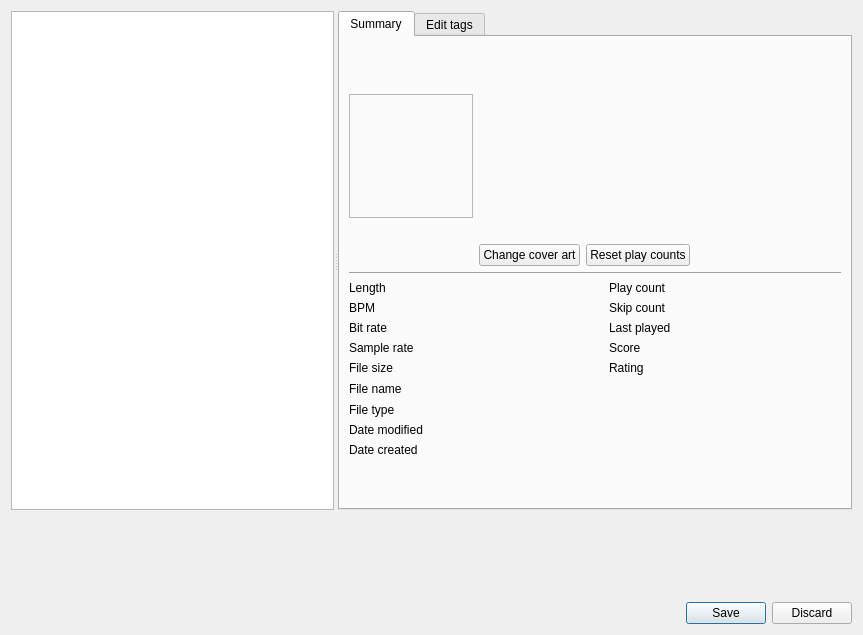
<?xml version="1.0" encoding="UTF-8"?>
<ui version="4.0">
 <class>EditTagDialog</class>
 <widget class="QDialog" name="EditTagDialog">
  <property name="geometry">
   <rect>
    <x>0</x>
    <y>0</y>
    <width>863</width>
    <height>635</height>
   </rect>
  </property>
  <property name="windowTitle">
   <string>Edit track information</string>
  </property>
  <property name="windowIcon">
   <iconset resource="../../data/data.qrc">
    <normaloff>:/icon.png</normaloff>:/icon.png</iconset>
  </property>
  <layout class="QVBoxLayout" name="verticalLayout_3">
   <item>
    <widget class="QSplitter" name="splitter">
     <property name="orientation">
      <enum>Qt::Horizontal</enum>
     </property>
     <widget class="QListWidget" name="song_list">
      <property name="selectionMode">
       <enum>QAbstractItemView::ExtendedSelection</enum>
      </property>
     </widget>
     <widget class="QTabWidget" name="tab_widget">
      <property name="currentIndex">
       <number>0</number>
      </property>
      <widget class="QWidget" name="summary_tab">
       <attribute name="title">
        <string>Summary</string>
       </attribute>
       <layout class="QVBoxLayout" name="verticalLayout_2">
        <item>
         <layout class="QHBoxLayout" name="horizontalLayout_2">
          <item>
           <widget class="QLabel" name="art">
            <property name="sizePolicy">
             <sizepolicy hsizetype="Fixed" vsizetype="Fixed">
              <horstretch>0</horstretch>
              <verstretch>0</verstretch>
             </sizepolicy>
            </property>
            <property name="minimumSize">
             <size>
              <width>124</width>
              <height>124</height>
             </size>
            </property>
            <property name="frameShape">
             <enum>QFrame::StyledPanel</enum>
            </property>
            <property name="text">
             <string/>
            </property>
            <property name="alignment">
             <set>Qt::AlignCenter</set>
            </property>
            <property name="margin">
             <number>2</number>
            </property>
           </widget>
          </item>
          <item>
           <layout class="QVBoxLayout" name="verticalLayout">
            <item>
             <widget class="QTextEdit" name="summary">
              <property name="sizePolicy">
               <sizepolicy hsizetype="Expanding" vsizetype="Minimum">
                <horstretch>0</horstretch>
                <verstretch>0</verstretch>
               </sizepolicy>
              </property>
              <property name="styleSheet">
               <string notr="true">QTextEdit {
  background: transparent;
}</string>
              </property>
              <property name="frameShape">
               <enum>QFrame::NoFrame</enum>
              </property>
              <property name="textInteractionFlags">
               <set>Qt::TextSelectableByKeyboard|Qt::TextSelectableByMouse</set>
              </property>
             </widget>
            </item>
            <item>
             <layout class="QHBoxLayout" name="horizontalLayout">
              <item>
               <widget class="QPushButton" name="summary_art_button">
                <property name="sizePolicy">
                 <sizepolicy hsizetype="Fixed" vsizetype="Fixed">
                  <horstretch>0</horstretch>
                  <verstretch>0</verstretch>
                 </sizepolicy>
                </property>
                <property name="text">
                 <string>Change cover art</string>
                </property>
               </widget>
              </item>
              <item>
               <widget class="QPushButton" name="playcount_reset">
                <property name="sizePolicy">
                 <sizepolicy hsizetype="Fixed" vsizetype="Fixed">
                  <horstretch>0</horstretch>
                  <verstretch>0</verstretch>
                 </sizepolicy>
                </property>
                <property name="text">
                 <string>Reset play counts</string>
                </property>
               </widget>
              </item>
              <item>
               <spacer name="horizontalSpacer">
                <property name="orientation">
                 <enum>Qt::Horizontal</enum>
                </property>
                <property name="sizeHint" stdset="0">
                 <size>
                  <width>40</width>
                  <height>20</height>
                 </size>
                </property>
               </spacer>
              </item>
             </layout>
            </item>
           </layout>
          </item>
         </layout>
        </item>
        <item>
         <widget class="Line" name="line">
          <property name="orientation">
           <enum>Qt::Horizontal</enum>
          </property>
         </widget>
        </item>
        <item>
         <layout class="QGridLayout" name="gridLayout_3" rowstretch="0,0,0,0,0,0,0,0,0">
          <property name="horizontalSpacing">
           <number>18</number>
          </property>
          <item row="0" column="0">
           <widget class="QLabel" name="length_label">
            <property name="sizePolicy">
             <sizepolicy hsizetype="Fixed" vsizetype="Preferred">
              <horstretch>0</horstretch>
              <verstretch>0</verstretch>
             </sizepolicy>
            </property>
            <property name="text">
             <string>Length</string>
            </property>
            <property name="field_label" stdset="0">
             <bool>true</bool>
            </property>
           </widget>
          </item>
          <item row="0" column="1">
           <widget class="QLabel" name="length">
            <property name="sizePolicy">
             <sizepolicy hsizetype="Fixed" vsizetype="Preferred">
              <horstretch>0</horstretch>
              <verstretch>0</verstretch>
             </sizepolicy>
            </property>
            <property name="minimumSize">
             <size>
              <width>150</width>
              <height>0</height>
             </size>
            </property>
            <property name="baseSize">
             <size>
              <width>150</width>
              <height>0</height>
             </size>
            </property>
            <property name="wordWrap">
             <bool>true</bool>
            </property>
            <property name="textInteractionFlags">
             <set>Qt::LinksAccessibleByMouse|Qt::TextSelectableByKeyboard|Qt::TextSelectableByMouse</set>
            </property>
           </widget>
          </item>
          <item row="0" column="2">
           <widget class="QLabel" name="playcount_label">
            <property name="sizePolicy">
             <sizepolicy hsizetype="Fixed" vsizetype="Preferred">
              <horstretch>0</horstretch>
              <verstretch>0</verstretch>
             </sizepolicy>
            </property>
            <property name="text">
             <string>Play count</string>
            </property>
            <property name="field_label" stdset="0">
             <bool>true</bool>
            </property>
           </widget>
          </item>
          <item row="0" column="3">
           <widget class="QLabel" name="playcount">
            <property name="sizePolicy">
             <sizepolicy hsizetype="Expanding" vsizetype="Preferred">
              <horstretch>0</horstretch>
              <verstretch>0</verstretch>
             </sizepolicy>
            </property>
            <property name="wordWrap">
             <bool>true</bool>
            </property>
            <property name="textInteractionFlags">
             <set>Qt::LinksAccessibleByMouse|Qt::TextSelectableByKeyboard|Qt::TextSelectableByMouse</set>
            </property>
           </widget>
          </item>
          <item row="1" column="0">
           <widget class="QLabel" name="bpm_label">
            <property name="sizePolicy">
             <sizepolicy hsizetype="Fixed" vsizetype="Preferred">
              <horstretch>0</horstretch>
              <verstretch>0</verstretch>
             </sizepolicy>
            </property>
            <property name="text">
             <string>BPM</string>
            </property>
            <property name="field_label" stdset="0">
             <bool>true</bool>
            </property>
           </widget>
          </item>
          <item row="1" column="1">
           <widget class="QLabel" name="bpm">
            <property name="sizePolicy">
             <sizepolicy hsizetype="Preferred" vsizetype="Preferred">
              <horstretch>0</horstretch>
              <verstretch>0</verstretch>
             </sizepolicy>
            </property>
            <property name="baseSize">
             <size>
              <width>0</width>
              <height>0</height>
             </size>
            </property>
            <property name="wordWrap">
             <bool>true</bool>
            </property>
            <property name="textInteractionFlags">
             <set>Qt::LinksAccessibleByMouse|Qt::TextSelectableByKeyboard|Qt::TextSelectableByMouse</set>
            </property>
           </widget>
          </item>
          <item row="1" column="2">
           <widget class="QLabel" name="skipcount_label">
            <property name="sizePolicy">
             <sizepolicy hsizetype="Fixed" vsizetype="Preferred">
              <horstretch>0</horstretch>
              <verstretch>0</verstretch>
             </sizepolicy>
            </property>
            <property name="text">
             <string>Skip count</string>
            </property>
            <property name="field_label" stdset="0">
             <bool>true</bool>
            </property>
           </widget>
          </item>
          <item row="1" column="3">
           <widget class="QLabel" name="skipcount">
            <property name="wordWrap">
             <bool>true</bool>
            </property>
            <property name="textInteractionFlags">
             <set>Qt::LinksAccessibleByMouse|Qt::TextSelectableByKeyboard|Qt::TextSelectableByMouse</set>
            </property>
           </widget>
          </item>
          <item row="2" column="0">
           <widget class="QLabel" name="bitrate_label">
            <property name="sizePolicy">
             <sizepolicy hsizetype="Fixed" vsizetype="Preferred">
              <horstretch>0</horstretch>
              <verstretch>0</verstretch>
             </sizepolicy>
            </property>
            <property name="text">
             <string>Bit rate</string>
            </property>
            <property name="field_label" stdset="0">
             <bool>true</bool>
            </property>
           </widget>
          </item>
          <item row="2" column="1">
           <widget class="QLabel" name="bitrate">
            <property name="sizePolicy">
             <sizepolicy hsizetype="Preferred" vsizetype="Preferred">
              <horstretch>0</horstretch>
              <verstretch>0</verstretch>
             </sizepolicy>
            </property>
            <property name="baseSize">
             <size>
              <width>0</width>
              <height>0</height>
             </size>
            </property>
            <property name="wordWrap">
             <bool>true</bool>
            </property>
            <property name="textInteractionFlags">
             <set>Qt::LinksAccessibleByMouse|Qt::TextSelectableByKeyboard|Qt::TextSelectableByMouse</set>
            </property>
           </widget>
          </item>
          <item row="2" column="2">
           <widget class="QLabel" name="lastplayed_label">
            <property name="sizePolicy">
             <sizepolicy hsizetype="Fixed" vsizetype="Preferred">
              <horstretch>0</horstretch>
              <verstretch>0</verstretch>
             </sizepolicy>
            </property>
            <property name="text">
             <string comment="Refers to a smart playlist's name in Library.">Last played</string>
            </property>
            <property name="field_label" stdset="0">
             <bool>true</bool>
            </property>
           </widget>
          </item>
          <item row="2" column="3">
           <widget class="QLabel" name="lastplayed">
            <property name="wordWrap">
             <bool>true</bool>
            </property>
            <property name="textInteractionFlags">
             <set>Qt::LinksAccessibleByMouse|Qt::TextSelectableByKeyboard|Qt::TextSelectableByMouse</set>
            </property>
           </widget>
          </item>
          <item row="3" column="0">
           <widget class="QLabel" name="samplerate_label">
            <property name="sizePolicy">
             <sizepolicy hsizetype="Fixed" vsizetype="Preferred">
              <horstretch>0</horstretch>
              <verstretch>0</verstretch>
             </sizepolicy>
            </property>
            <property name="text">
             <string>Sample rate</string>
            </property>
            <property name="field_label" stdset="0">
             <bool>true</bool>
            </property>
           </widget>
          </item>
          <item row="3" column="1">
           <widget class="QLabel" name="samplerate">
            <property name="sizePolicy">
             <sizepolicy hsizetype="Preferred" vsizetype="Preferred">
              <horstretch>0</horstretch>
              <verstretch>0</verstretch>
             </sizepolicy>
            </property>
            <property name="wordWrap">
             <bool>true</bool>
            </property>
            <property name="textInteractionFlags">
             <set>Qt::LinksAccessibleByMouse|Qt::TextSelectableByKeyboard|Qt::TextSelectableByMouse</set>
            </property>
           </widget>
          </item>
          <item row="3" column="2">
           <widget class="QLabel" name="score_label">
            <property name="sizePolicy">
             <sizepolicy hsizetype="Fixed" vsizetype="Preferred">
              <horstretch>0</horstretch>
              <verstretch>0</verstretch>
             </sizepolicy>
            </property>
            <property name="text">
             <string>Score</string>
            </property>
            <property name="field_label" stdset="0">
             <bool>true</bool>
            </property>
           </widget>
          </item>
          <item row="3" column="3">
           <widget class="QLabel" name="score">
            <property name="wordWrap">
             <bool>true</bool>
            </property>
            <property name="textInteractionFlags">
             <set>Qt::LinksAccessibleByMouse|Qt::TextSelectableByKeyboard|Qt::TextSelectableByMouse</set>
            </property>
           </widget>
          </item>
          <item row="4" column="0">
           <widget class="QLabel" name="filesize_label">
            <property name="sizePolicy">
             <sizepolicy hsizetype="Fixed" vsizetype="Preferred">
              <horstretch>0</horstretch>
              <verstretch>0</verstretch>
             </sizepolicy>
            </property>
            <property name="text">
             <string>File size</string>
            </property>
            <property name="field_label" stdset="0">
             <bool>true</bool>
            </property>
           </widget>
          </item>
          <item row="4" column="1">
           <widget class="QLabel" name="filesize">
            <property name="sizePolicy">
             <sizepolicy hsizetype="Preferred" vsizetype="Preferred">
              <horstretch>0</horstretch>
              <verstretch>0</verstretch>
             </sizepolicy>
            </property>
            <property name="wordWrap">
             <bool>true</bool>
            </property>
            <property name="textInteractionFlags">
             <set>Qt::LinksAccessibleByMouse|Qt::TextSelectableByKeyboard|Qt::TextSelectableByMouse</set>
            </property>
           </widget>
          </item>
          <item row="4" column="2">
           <widget class="QLabel" name="rating_label">
            <property name="sizePolicy">
             <sizepolicy hsizetype="Fixed" vsizetype="Preferred">
              <horstretch>0</horstretch>
              <verstretch>0</verstretch>
             </sizepolicy>
            </property>
            <property name="text">
             <string>Rating</string>
            </property>
            <property name="field_label" stdset="0">
             <bool>true</bool>
            </property>
           </widget>
          </item>
          <item row="4" column="3">
           <widget class="RatingWidget" name="rating" native="true">
            <property name="sizePolicy">
             <sizepolicy hsizetype="Fixed" vsizetype="Preferred">
              <horstretch>0</horstretch>
              <verstretch>0</verstretch>
             </sizepolicy>
            </property>
            <property name="minimumSize">
             <size>
              <width>0</width>
              <height>0</height>
             </size>
            </property>
           </widget>
          </item>
          <item row="6" column="0">
           <widget class="QLabel" name="filetype_label">
            <property name="sizePolicy">
             <sizepolicy hsizetype="Fixed" vsizetype="Preferred">
              <horstretch>0</horstretch>
              <verstretch>0</verstretch>
             </sizepolicy>
            </property>
            <property name="text">
             <string>File type</string>
            </property>
            <property name="field_label" stdset="0">
             <bool>true</bool>
            </property>
           </widget>
          </item>
          <item row="6" column="1" colspan="3">
           <widget class="QLabel" name="filetype">
            <property name="sizePolicy">
             <sizepolicy hsizetype="Expanding" vsizetype="Preferred">
              <horstretch>0</horstretch>
              <verstretch>0</verstretch>
             </sizepolicy>
            </property>
            <property name="text">
             <string/>
            </property>
            <property name="wordWrap">
             <bool>true</bool>
            </property>
            <property name="textInteractionFlags">
             <set>Qt::LinksAccessibleByMouse|Qt::TextSelectableByKeyboard|Qt::TextSelectableByMouse</set>
            </property>
           </widget>
          </item>
          <item row="7" column="0">
           <widget class="QLabel" name="mtime_label">
            <property name="sizePolicy">
             <sizepolicy hsizetype="Fixed" vsizetype="Preferred">
              <horstretch>0</horstretch>
              <verstretch>0</verstretch>
             </sizepolicy>
            </property>
            <property name="text">
             <string>Date modified</string>
            </property>
            <property name="field_label" stdset="0">
             <bool>true</bool>
            </property>
           </widget>
          </item>
          <item row="7" column="1" colspan="3">
           <widget class="QLabel" name="mtime">
            <property name="wordWrap">
             <bool>true</bool>
            </property>
            <property name="textInteractionFlags">
             <set>Qt::LinksAccessibleByMouse|Qt::TextSelectableByKeyboard|Qt::TextSelectableByMouse</set>
            </property>
           </widget>
          </item>
          <item row="8" column="0">
           <widget class="QLabel" name="ctime_label">
            <property name="sizePolicy">
             <sizepolicy hsizetype="Fixed" vsizetype="Preferred">
              <horstretch>0</horstretch>
              <verstretch>0</verstretch>
             </sizepolicy>
            </property>
            <property name="text">
             <string>Date created</string>
            </property>
            <property name="field_label" stdset="0">
             <bool>true</bool>
            </property>
           </widget>
          </item>
          <item row="8" column="1" colspan="3">
           <widget class="QLabel" name="ctime">
            <property name="wordWrap">
             <bool>true</bool>
            </property>
            <property name="textInteractionFlags">
             <set>Qt::LinksAccessibleByMouse|Qt::TextSelectableByKeyboard|Qt::TextSelectableByMouse</set>
            </property>
           </widget>
          </item>
          <item row="5" column="0">
           <widget class="QLabel" name="filename_label">
            <property name="text">
             <string>File name</string>
            </property>
            <property name="field_label" stdset="0">
             <bool>true</bool>
            </property>
           </widget>
          </item>
          <item row="5" column="1" colspan="3">
           <widget class="QLineEdit" name="filename">
            <property name="styleSheet">
             <string notr="true">QLineEdit {
  background: transparent;
}</string>
            </property>
            <property name="frame">
             <bool>false</bool>
            </property>
            <property name="readOnly">
             <bool>true</bool>
            </property>
           </widget>
          </item>
         </layout>
        </item>
        <item>
         <spacer name="verticalSpacer_2">
          <property name="orientation">
           <enum>Qt::Vertical</enum>
          </property>
          <property name="sizeHint" stdset="0">
           <size>
            <width>20</width>
            <height>40</height>
           </size>
          </property>
         </spacer>
        </item>
       </layout>
      </widget>
      <widget class="QWidget" name="tags_tab">
       <attribute name="title">
        <string>Edit tags</string>
       </attribute>
       <layout class="QGridLayout" name="gridLayout">
        <item row="0" column="0">
         <widget class="QLabel" name="title_label">
          <property name="text">
           <string>Title</string>
          </property>
          <property name="buddy">
           <cstring>title</cstring>
          </property>
         </widget>
        </item>
        <item row="0" column="1">
         <widget class="LineEdit" name="title">
          <property name="has_reset_button" stdset="0">
           <bool>true</bool>
          </property>
          <property name="has_clear_button" stdset="0">
           <bool>false</bool>
          </property>
         </widget>
        </item>
        <item row="0" column="2">
         <widget class="QLabel" name="track_label">
          <property name="text">
           <string>Track</string>
          </property>
          <property name="buddy">
           <cstring>track</cstring>
          </property>
         </widget>
        </item>
        <item row="0" column="3">
         <widget class="SpinBox" name="track">
          <property name="maximum">
           <number>9999</number>
          </property>
          <property name="has_clear_button" stdset="0">
           <bool>false</bool>
          </property>
          <property name="has_reset_button" stdset="0">
           <bool>true</bool>
          </property>
         </widget>
        </item>
        <item row="1" column="0">
         <widget class="QLabel" name="artist_label">
          <property name="text">
           <string>Artist</string>
          </property>
          <property name="buddy">
           <cstring>artist</cstring>
          </property>
         </widget>
        </item>
        <item row="1" column="1">
         <widget class="LineEdit" name="artist">
          <property name="has_reset_button" stdset="0">
           <bool>true</bool>
          </property>
          <property name="has_clear_button" stdset="0">
           <bool>false</bool>
          </property>
         </widget>
        </item>
        <item row="1" column="2">
         <widget class="QLabel" name="disc_label">
          <property name="text">
           <string>Disc</string>
          </property>
          <property name="buddy">
           <cstring>disc</cstring>
          </property>
         </widget>
        </item>
        <item row="1" column="3">
         <widget class="SpinBox" name="disc">
          <property name="maximum">
           <number>9999</number>
          </property>
          <property name="has_clear_button" stdset="0">
           <bool>false</bool>
          </property>
          <property name="has_reset_button" stdset="0">
           <bool>true</bool>
          </property>
         </widget>
        </item>
        <item row="2" column="0">
         <widget class="QLabel" name="album_label">
          <property name="text">
           <string>Album</string>
          </property>
          <property name="buddy">
           <cstring>album</cstring>
          </property>
         </widget>
        </item>
        <item row="2" column="1">
         <widget class="LineEdit" name="album">
          <property name="has_reset_button" stdset="0">
           <bool>true</bool>
          </property>
          <property name="has_clear_button" stdset="0">
           <bool>false</bool>
          </property>
         </widget>
        </item>
        <item row="2" column="2">
         <widget class="QLabel" name="year_label">
          <property name="text">
           <string>Year</string>
          </property>
          <property name="buddy">
           <cstring>year</cstring>
          </property>
         </widget>
        </item>
        <item row="2" column="3">
         <widget class="SpinBox" name="year">
          <property name="maximum">
           <number>9999</number>
          </property>
          <property name="has_clear_button" stdset="0">
           <bool>false</bool>
          </property>
          <property name="has_reset_button" stdset="0">
           <bool>true</bool>
          </property>
         </widget>
        </item>
        <item row="3" column="0">
         <widget class="QLabel" name="albumartist_label">
          <property name="text">
           <string>Album artist</string>
          </property>
          <property name="buddy">
           <cstring>albumartist</cstring>
          </property>
         </widget>
        </item>
        <item row="3" column="1">
         <widget class="LineEdit" name="albumartist">
          <property name="has_reset_button" stdset="0">
           <bool>true</bool>
          </property>
          <property name="has_clear_button" stdset="0">
           <bool>false</bool>
          </property>
         </widget>
        </item>
        <item row="4" column="0">
         <widget class="QLabel" name="composer_label">
          <property name="text">
           <string>Composer</string>
          </property>
          <property name="buddy">
           <cstring>composer</cstring>
          </property>
         </widget>
        </item>
        <item row="4" column="1">
         <widget class="LineEdit" name="composer">
          <property name="has_reset_button" stdset="0">
           <bool>true</bool>
          </property>
          <property name="has_clear_button" stdset="0">
           <bool>false</bool>
          </property>
         </widget>
        </item>
        <item row="5" column="0">
         <widget class="QLabel" name="performer_label">
          <property name="text">
           <string>Performer</string>
          </property>
          <property name="buddy">
           <cstring>performer</cstring>
          </property>
         </widget>
        </item>
        <item row="5" column="1">
         <widget class="LineEdit" name="performer">
          <property name="has_reset_button" stdset="0">
           <bool>true</bool>
          </property>
          <property name="has_clear_button" stdset="0">
           <bool>false</bool>
          </property>
         </widget>
        </item>
        <item row="6" column="0">
         <widget class="QLabel" name="grouping_label">
          <property name="text">
           <string>Grouping</string>
          </property>
          <property name="buddy">
           <cstring>grouping</cstring>
          </property>
         </widget>
        </item>
        <item row="6" column="1">
         <widget class="LineEdit" name="grouping">
          <property name="has_reset_button" stdset="0">
           <bool>true</bool>
          </property>
          <property name="has_clear_button" stdset="0">
           <bool>false</bool>
          </property>
         </widget>
        </item>
        <item row="7" column="0">
         <widget class="QLabel" name="genre_label">
          <property name="text">
           <string>Genre</string>
          </property>
          <property name="buddy">
           <cstring>genre</cstring>
          </property>
         </widget>
        </item>
        <item row="7" column="1">
         <widget class="LineEdit" name="genre">
          <property name="has_reset_button" stdset="0">
           <bool>true</bool>
          </property>
          <property name="has_clear_button" stdset="0">
           <bool>false</bool>
          </property>
         </widget>
        </item>
        <item row="9" column="1">
         <widget class="QPushButton" name="fetch_tag">
          <property name="text">
           <string>Complete tags automatically</string>
          </property>
          <property name="icon">
           <iconset resource="../../data/data.qrc">
            <normaloff>:/providers/musicbrainz.png</normaloff>:/providers/musicbrainz.png</iconset>
          </property>
          <property name="iconSize">
           <size>
            <width>38</width>
            <height>22</height>
           </size>
          </property>
         </widget>
        </item>
        <item row="11" column="0">
         <widget class="QLabel" name="comment_label">
          <property name="text">
           <string>Comment</string>
          </property>
          <property name="buddy">
           <cstring>comment</cstring>
          </property>
         </widget>
        </item>
        <item row="11" column="1" colspan="3">
         <widget class="TextEdit" name="comment">
          <property name="has_reset_button" stdset="0">
           <bool>true</bool>
          </property>
          <property name="has_clear_button" stdset="0">
           <bool>false</bool>
          </property>
         </widget>
        </item>
       </layout>
      </widget>
     </widget>
    </widget>
   </item>
   <item>
    <widget class="BusyIndicator" name="loading_label"/>
   </item>
   <item>
    <widget class="QDialogButtonBox" name="button_box">
     <property name="standardButtons">
      <set>QDialogButtonBox::Discard|QDialogButtonBox::Save</set>
     </property>
    </widget>
   </item>
  </layout>
 </widget>
 <customwidgets>
  <customwidget>
   <class>BusyIndicator</class>
   <extends>QWidget</extends>
   <header>widgets/busyindicator.h</header>
  </customwidget>
  <customwidget>
   <class>LineEdit</class>
   <extends>QLineEdit</extends>
   <header>widgets/lineedit.h</header>
  </customwidget>
  <customwidget>
   <class>RatingWidget</class>
   <extends>QWidget</extends>
   <header>widgets/ratingwidget.h</header>
   <container>1</container>
  </customwidget>
  <customwidget>
   <class>TextEdit</class>
   <extends>QTextEdit</extends>
   <header>widgets/lineedit.h</header>
  </customwidget>
  <customwidget>
   <class>SpinBox</class>
   <extends>QSpinBox</extends>
   <header>widgets/lineedit.h</header>
  </customwidget>
 </customwidgets>
 <resources>
  <include location="../../data/data.qrc"/>
 </resources>
 <connections>
  <connection>
   <sender>button_box</sender>
   <signal>accepted()</signal>
   <receiver>EditTagDialog</receiver>
   <slot>accept()</slot>
   <hints>
    <hint type="sourcelabel">
     <x>65</x>
     <y>552</y>
    </hint>
    <hint type="destinationlabel">
     <x>84</x>
     <y>533</y>
    </hint>
   </hints>
  </connection>
  <connection>
   <sender>button_box</sender>
   <signal>rejected()</signal>
   <receiver>EditTagDialog</receiver>
   <slot>reject()</slot>
   <hints>
    <hint type="sourcelabel">
     <x>236</x>
     <y>542</y>
    </hint>
    <hint type="destinationlabel">
     <x>242</x>
     <y>532</y>
    </hint>
   </hints>
  </connection>
 </connections>
</ui>
